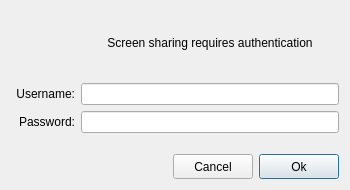
<?xml version="1.0" encoding="UTF-8"?>
<ui version="4.0">
 <class>screensharing_dialog</class>
 <widget class="QDialog" name="screensharing_dialog">
  <property name="geometry">
   <rect>
    <x>0</x>
    <y>0</y>
    <width>350</width>
    <height>190</height>
   </rect>
  </property>
  <property name="minimumSize">
   <size>
    <width>350</width>
    <height>190</height>
   </size>
  </property>
  <property name="windowTitle">
   <string>Screen sharing authentication</string>
  </property>
  <layout class="QGridLayout" name="dialog_layout">
   <item row="3" column="0">
    <widget class="QLabel" name="password_label">
     <property name="text">
      <string>Password:</string>
     </property>
     <property name="alignment">
      <set>Qt::AlignRight|Qt::AlignTrailing|Qt::AlignVCenter</set>
     </property>
    </widget>
   </item>
   <item row="0" column="1" colspan="2">
    <widget class="QLabel" name="message_label">
     <property name="minimumSize">
      <size>
       <width>0</width>
       <height>64</height>
      </size>
     </property>
     <property name="maximumSize">
      <size>
       <width>16777215</width>
       <height>64</height>
      </size>
     </property>
     <property name="text">
      <string>Screen sharing requires authentication</string>
     </property>
     <property name="alignment">
      <set>Qt::AlignCenter</set>
     </property>
     <property name="wordWrap">
      <bool>true</bool>
     </property>
    </widget>
   </item>
   <item row="0" column="0">
    <widget class="QLabel" name="icon_label">
     <property name="minimumSize">
      <size>
       <width>64</width>
       <height>64</height>
      </size>
     </property>
     <property name="maximumSize">
      <size>
       <width>64</width>
       <height>64</height>
      </size>
     </property>
     <property name="pixmap">
      <pixmap>icons/screensharing.png</pixmap>
     </property>
     <property name="scaledContents">
      <bool>true</bool>
     </property>
     <property name="alignment">
      <set>Qt::AlignCenter</set>
     </property>
    </widget>
   </item>
   <item row="5" column="0" colspan="3">
    <layout class="QHBoxLayout" name="button_layout">
     <item>
      <spacer name="button_spacer">
       <property name="orientation">
        <enum>Qt::Horizontal</enum>
       </property>
       <property name="sizeHint" stdset="0">
        <size>
         <width>40</width>
         <height>20</height>
        </size>
       </property>
      </spacer>
     </item>
     <item>
      <widget class="QPushButton" name="reject_button">
       <property name="sizePolicy">
        <sizepolicy hsizetype="Preferred" vsizetype="Fixed">
         <horstretch>0</horstretch>
         <verstretch>0</verstretch>
        </sizepolicy>
       </property>
       <property name="minimumSize">
        <size>
         <width>80</width>
         <height>25</height>
        </size>
       </property>
       <property name="text">
        <string>Cancel</string>
       </property>
      </widget>
     </item>
     <item>
      <widget class="QPushButton" name="accept_button">
       <property name="sizePolicy">
        <sizepolicy hsizetype="Preferred" vsizetype="Fixed">
         <horstretch>0</horstretch>
         <verstretch>0</verstretch>
        </sizepolicy>
       </property>
       <property name="minimumSize">
        <size>
         <width>80</width>
         <height>25</height>
        </size>
       </property>
       <property name="text">
        <string>Ok</string>
       </property>
       <property name="default">
        <bool>true</bool>
       </property>
      </widget>
     </item>
    </layout>
   </item>
   <item row="4" column="0" colspan="3">
    <spacer name="footer_spacer">
     <property name="orientation">
      <enum>Qt::Vertical</enum>
     </property>
     <property name="sizeType">
      <enum>QSizePolicy::MinimumExpanding</enum>
     </property>
     <property name="sizeHint" stdset="0">
      <size>
       <width>20</width>
       <height>15</height>
      </size>
     </property>
    </spacer>
   </item>
   <item row="1" column="0" colspan="3">
    <spacer name="header_spacer">
     <property name="orientation">
      <enum>Qt::Vertical</enum>
     </property>
     <property name="sizeType">
      <enum>QSizePolicy::Fixed</enum>
     </property>
     <property name="sizeHint" stdset="0">
      <size>
       <width>20</width>
       <height>5</height>
      </size>
     </property>
    </spacer>
   </item>
   <item row="3" column="1" colspan="2">
    <widget class="QLineEdit" name="password_editor">
     <property name="echoMode">
      <enum>QLineEdit::Password</enum>
     </property>
    </widget>
   </item>
   <item row="2" column="1" colspan="2">
    <widget class="QLineEdit" name="username_editor"/>
   </item>
   <item row="2" column="0">
    <widget class="QLabel" name="username_label">
     <property name="text">
      <string>Username:</string>
     </property>
     <property name="alignment">
      <set>Qt::AlignRight|Qt::AlignTrailing|Qt::AlignVCenter</set>
     </property>
    </widget>
   </item>
  </layout>
 </widget>
 <tabstops>
  <tabstop>username_editor</tabstop>
  <tabstop>password_editor</tabstop>
  <tabstop>accept_button</tabstop>
  <tabstop>reject_button</tabstop>
 </tabstops>
 <resources/>
 <connections>
  <connection>
   <sender>reject_button</sender>
   <signal>clicked()</signal>
   <receiver>screensharing_dialog</receiver>
   <slot>reject()</slot>
   <hints>
    <hint type="sourcelabel">
     <x>207</x>
     <y>176</y>
    </hint>
    <hint type="destinationlabel">
     <x>126</x>
     <y>189</y>
    </hint>
   </hints>
  </connection>
  <connection>
   <sender>accept_button</sender>
   <signal>clicked()</signal>
   <receiver>screensharing_dialog</receiver>
   <slot>accept()</slot>
   <hints>
    <hint type="sourcelabel">
     <x>295</x>
     <y>176</y>
    </hint>
    <hint type="destinationlabel">
     <x>98</x>
     <y>147</y>
    </hint>
   </hints>
  </connection>
 </connections>
</ui>
